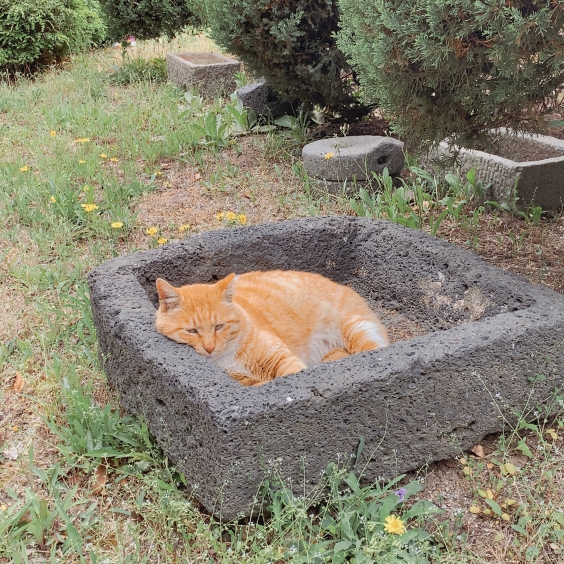
#> input picture week6-pillow/Pillow/image.png, 1128 x 1128 px, found by its file name (shown at 1/2 size)
$ python codelion.py
#> lines starting #> are read from the running program, lines starting #| are printed output that depends on the picture
from PIL import Image, ImageFilter

img = Image.open("C:/Users/User/Desktop/코딩/멋사/Week6/pillow/image.png")
#> img is the input picture: PIL image 1128x1128 RGB; mean R, G, B 132.8, 127.4, 108.4

img_resize = img.resize((256, 256))
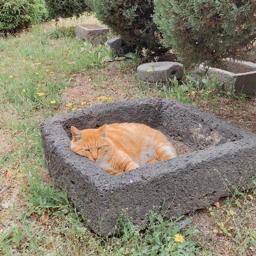
#> img_resize: PIL image 256x256 RGB; mean R, G, B 132.8, 127.4, 108.4
img_resize.save('C:/Users/User/Desktop/코딩/멋사/Week6/pillow/resize_image.png')

img_rotate = img.rotate(45)
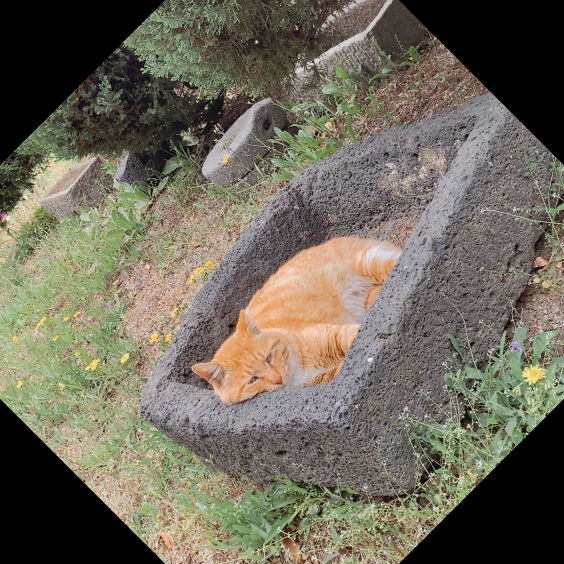
#> img_rotate: PIL image 1128x1128 RGB (shown at 1/2 size); mean R, G, B 110.2, 105.4, 90.7
img_rotate.save('C:/Users/User/Desktop/코딩/멋사/Week6/pillow/rotate_image.png')

img_blur = img.filter(ImageFilter.BLUR)
img_blur.save('C:/Users/User/Desktop/코딩/멋사/Week6/pillow/blur_image.png')

new_img = new_image = Image.new(
    'RGB', (2*img.size[0], 2*img.size[1]), (102, 103, 171))
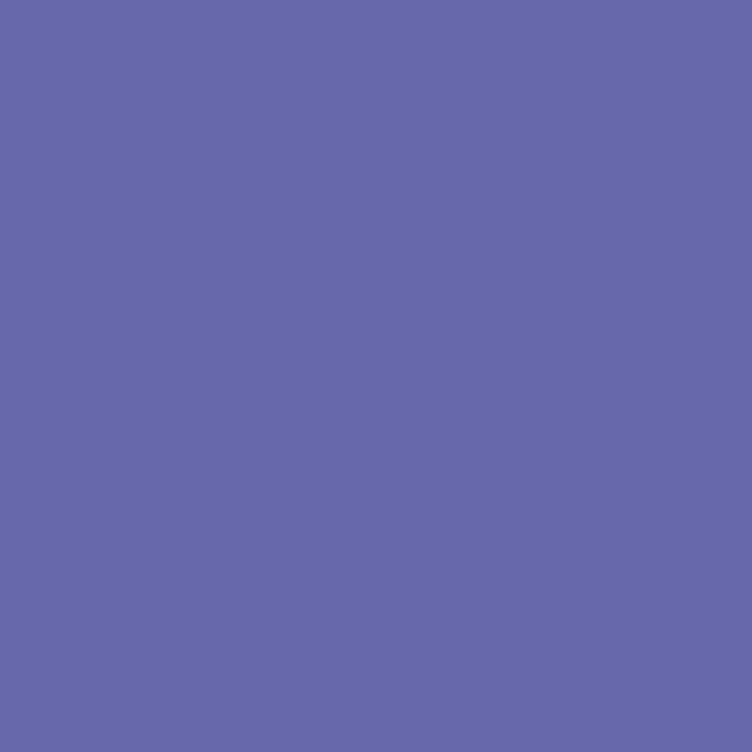
#> new_img: PIL image 2256x2256 RGB (shown at 1/3 size); mean R, G, B 102, 103, 171
new_image.paste(img, (0, 0))
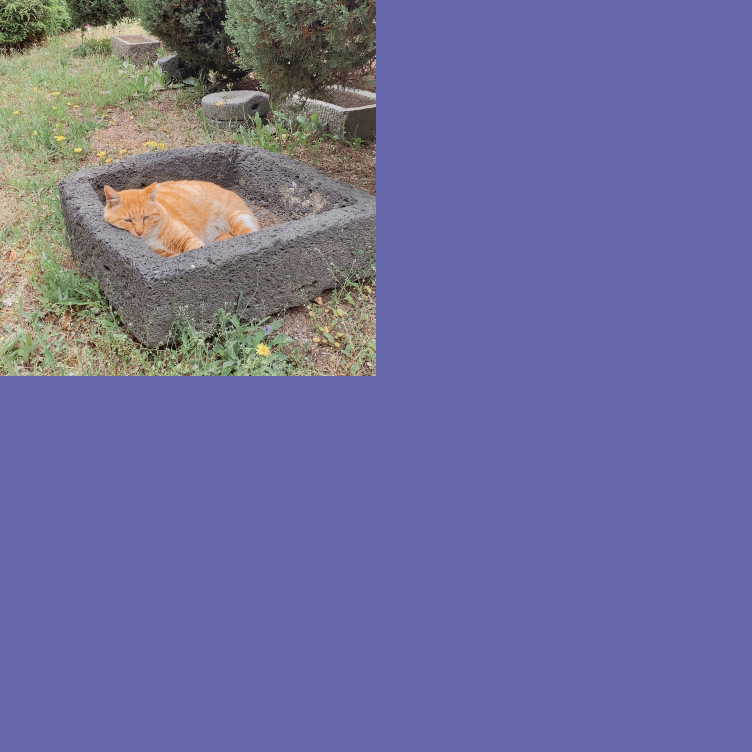
#> new_image: PIL image 2256x2256 RGB (shown at 1/3 size); mean R, G, B 109.7, 109.1, 155.4
new_image.paste(img_resize, (img.size[0], 0))
new_image.paste(img_rotate, (0, img.size[0]))
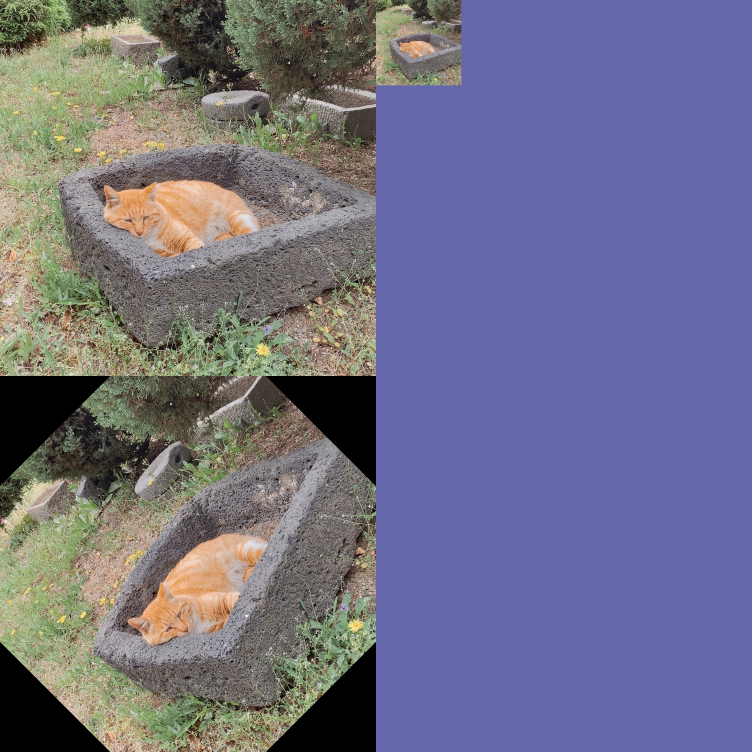
#> new_image: PIL image 2256x2256 RGB (shown at 1/3 size); mean R, G, B 112.2, 110, 134.5
new_image.paste(img_blur, (img.size[0], img.size[0]))
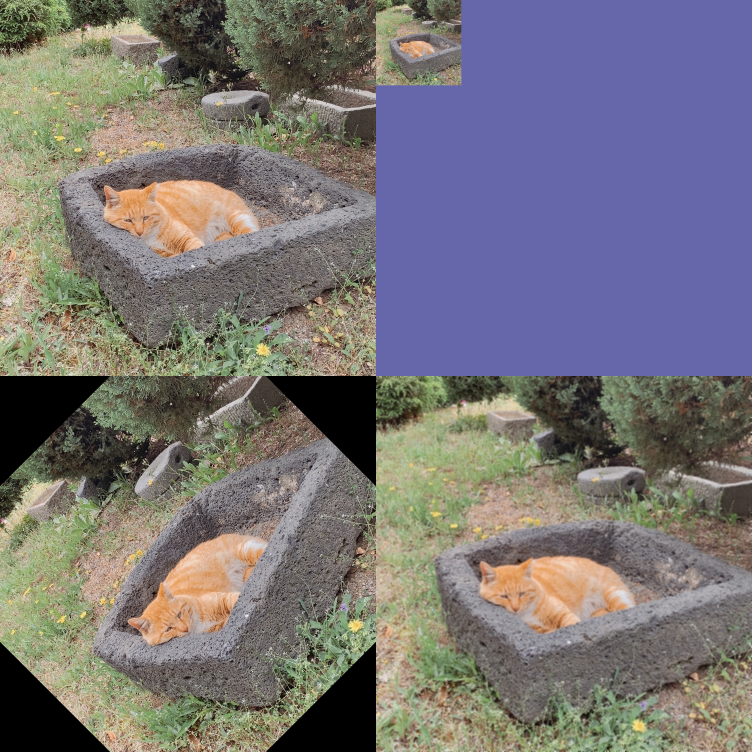
#> new_image: PIL image 2256x2256 RGB (shown at 1/3 size); mean R, G, B 119.9, 116.1, 118.8
new_image.show()
